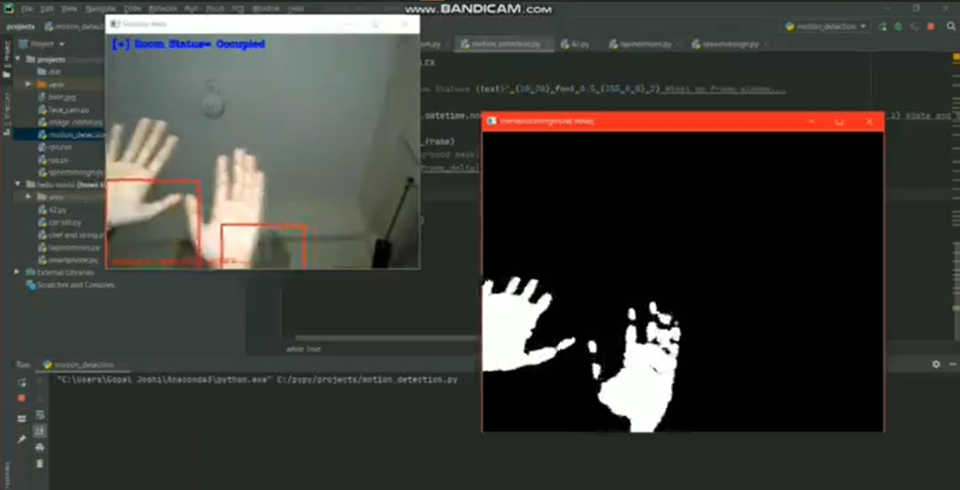
#> input picture occupied.jpg, 1920 x 980 px, given in place of the camera (shown at 1/2 size)
$ python motion_detection.py
#> lines starting #> are read from the running program, lines starting #| are printed output that depends on the picture
import cv2, time, datetime, imutils


video=cv2.VideoCapture(cv2.CAP_DSHOW)
lst=[]
first_frame=None
a=0
while True:
    a+=1
    frame=video.read()[1]
#> frame is the input picture: shape (980, 1920, 3); mean B, G, R 53.9, 59, 58.4
    text="Unoccupied"
    grayscale_frame=cv2.cvtColor(frame,cv2.COLOR_BGR2GRAY)
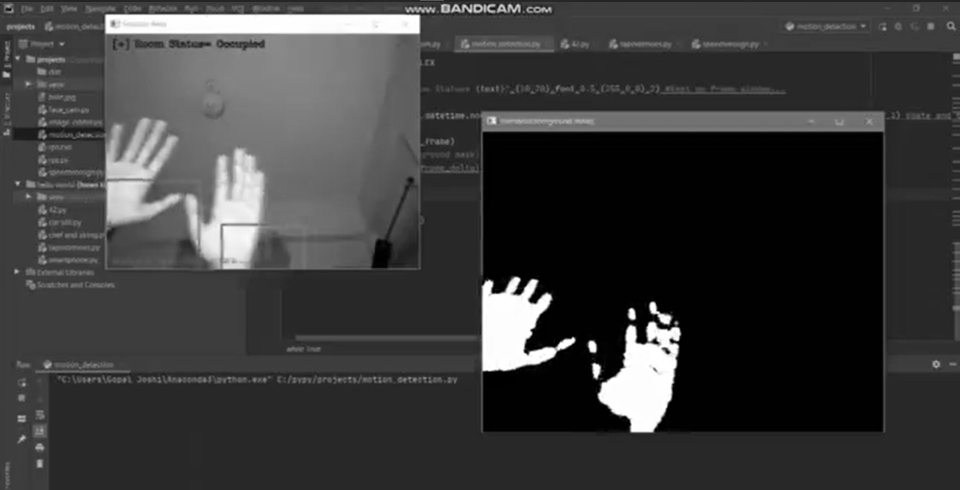
#> grayscale_frame: shape (980, 1920) (shown at 1/2 size); min 0, max 255, mean 58.3
    #to convert the color image to grayscale image....

    gaussian_frame=cv2.GaussianBlur(grayscale_frame,(21,21),0)
    #to convert grayscale image to gaussian blur...

    blur_frame=cv2.blur(gaussian_frame,(5,5))

    if first_frame is None:
        first_frame=grayscale_frame
    else:
        pass
    frame=imutils.resize(frame,width=500) #to resize the frame.!!!!
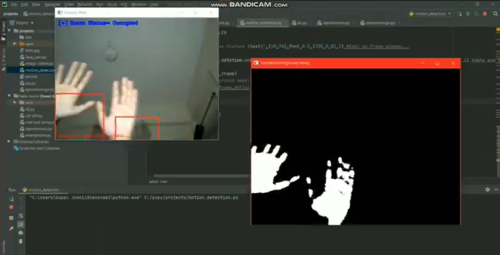
#> frame: shape (255, 500, 3); mean B, G, R 53.9, 59, 58.4

    frame_delta=cv2.absdiff(first_frame,grayscale_frame) #it gives first_frame pixel diff. between grayscale_frame pixel diff.....
#> frame_delta: shape (980, 1920); every value is 0

    thresh=cv2.threshold(frame_delta,100,255,cv2.THRESH_BINARY)[1] #to convert the initial image into thresh binary image....

    dialte_image=cv2.dilate(thresh,None,iterations=2)

    cnt=cv2.findContours(dialte_image.copy(),cv2.RETR_EXTERNAL,cv2.CHAIN_APPROX_SIMPLE)[0] #instead of making point side by side it makes two point at the endpoints and join that which saves memory...
#> cnt = []

    for c in cnt:
        if cv2.contourArea(c)>800:
            (x,y,w,h) = cv2.boundingRect(c)
            cv2.rectangle(frame,(x,y),(x+w,y+h),(0,0,255),2)
            text="Occupied"
        else:
            pass
#> this loop made 0 passes

    font=cv2.FONT_HERSHEY_COMPLEX
#> font = 3

    cv2.putText(frame,f"[+] Room Status= {text}",(10,20),font,0.5,(255,0,0),2) #text on frame window...
    lst.append(text+"  "+"at"+" "+str(datetime.datetime.now().strftime("%H:%M:%S")))
    cv2.putText(frame,datetime.datetime.now().strftime("%A %d %B %Y %I:%M:%S%p"),(10,frame.shape[0]-10),font,0.35,(0,0,255),1) #date and time
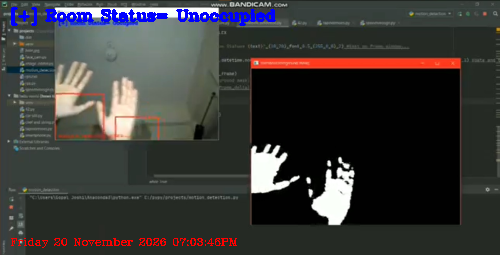
#> frame: shape (255, 500, 3); mean B, G, R 55.4, 56.7, 57.5

    cv2.imshow("Security feed",frame)
    cv2.imshow("Threshold(foreground mask)",dialte_image)
    #cv2.imshow("Frame delta",frame_delta)

    key=cv2.waitKey(1) & 0xFF
#> (key q is pressed here)
    if key==ord("q"):
        cv2.destroyAllWindows()
        for i in lst:
            print("room was ",i)
        print(a)
        break
